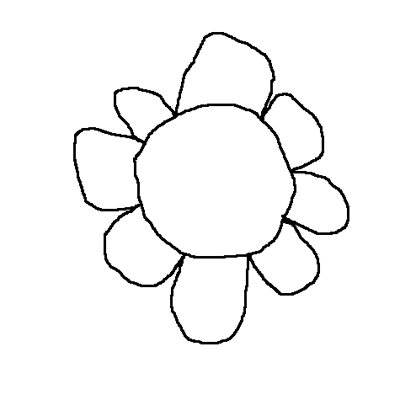
#> input picture Flower1.png, 400 x 400 px
$ python dragon-paint-public.py
#> lines starting #> are read from the running program, lines starting #| are printed output that depends on the picture; after the words box and inside, x2 and y2 are one past the last pixel; in counts of white or black regions, pixels touching at a corner belong together
# An A is a black and white sketch and a B is the colored version
# We'll start with ~30 black and white sketches (A's) and are trying to create
# 400-1000 AB pairs to use for a TensorFlow model
# Class SketchComponents stores a black and white sketch A and colors it by
# geometric rules (which work on 'rule conforming' sketches) to get B.
# Class Augmentations has the functions used to augment (to get from 30 to 400-100).
# Most are used on both A and B with the same parameters to get A' and B' e.g. mirrorFlipPair.
# I put some test code at the bottom that I was using for testing the classes and functions
# You'll want to grab Flower1.png and Dragon4.png to use for testing.


import cv2
import numpy as np
from skimage import measure
from skimage.measure import regionprops
from scipy.ndimage.filters import gaussian_filter
from scipy.ndimage.interpolation import map_coordinates
from sklearn.preprocessing import normalize


class Augmentations():
    # Part of project DragonPaint
    # Augmentations is a collection of augmentation transformations for AB pairs:
    # randxyScaledSkewedPair, randTranslationPair, randRotationPair,
    # mirrorFlipPair, radiusCubedPair (r->r**3),
    # elasticTransformColorSetPair (Gaussian filters)

    # still need elasticDeformationGray (done for one img but need set version?
    # incorporate read BW, transform, color into the function?)
    # still need erasures, crops
    # still need (here or elsewhere) the sequences of transformations

    # AFFINE TRANSFORMATIONS:
    # [112 lines left out: functions randxyScaledSkewedPair, randTranslationPair, randRotationPair, warpAffinePair, mirrorFlipPair, elasticTransformColorSetPair and 2 more, not called in this run]

    def elasticDeformationGray(self, img, alpha, blurSize):
        # requires grayscale image
        # so unlike the AB pair transformations, read in as grayscale,
        # transform and change to BGR, then color A' to get B'
        # function for elasticDeformationGrayPairSet
        # similar to elasticTransformColor but different parameters and results
        # turning out enough different worth using good parameters:
        # alphas=[100,150,150,150,125]
        # blurSizes=[99,99,125,155,155]

        shape = img.shape

        dx = calculateRandomDeformation(shape, alpha, blurSize)
        dy = calculateRandomDeformation(shape, alpha, blurSize)
        x, y = np.meshgrid(np.arange(shape[0]), np.arange(shape[1]))
        indices = np.reshape(y + dy, (-1, 1)), np.reshape(x + dx, (-1, 1))

        distorted_image = map_coordinates(img,
                                          indices,
                                          order=1,
                                          mode='constant',
                                          cval=255)

        return distorted_image.reshape(img.shape)


    # [75 lines left out: functions calculateRandomDeformation, radiusCubedPair, cubeRoot, radiusCubed, not called in this run]


class SketchComponents():
    # Part of project DragonPaint
    # SketchComponents stores sketch image and uses component information
    # (area, color, bounding box) to label sketch parts of image so they can
    # be colored according to a part coloring map, e.g. color dragon body
    # green, spikes yellow and leave eyes white.
    # Image = black line cartoon sketch on white background from "Paint"
    # program with well connected lines and certain geometric relationships
    # (e.g. background bigger than body and body bigger than any other dragon
    # part).

    def __init__(self, image, cartoonCharType='flower'):
        # For the two cartoonCharTypes ('flower' and 'dragon') finds white
        # components, background, body and spikes at init
        # For cartoonCharType=='dragon', finds distance between each component
        # and background, finds line width and finds 'eye'
        # Depending on incoming data, might want to change to grayscale or
        # scale to standard size

        # store sketch image, threshold to black and white, calculate labels
        # and regionprops for connected components
#> called with cartoonCharType = 'flower'
        self.image = image
#> self.image is the input picture: shape (400, 400, 3); min 0, max 255, mean 246.2
        ret, self.blackWhiteSketch = cv2.threshold(self.image,
                                                   200,
                                                   255,
                                                   cv2.THRESH_BINARY)
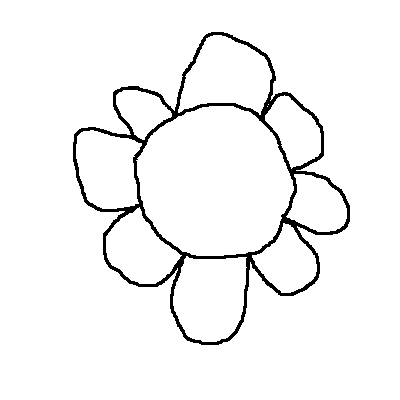
#> self.blackWhiteSketch: shape (400, 400, 3); 95.9% white; 1 black region, box (x1, y1, x2, y2) and area: (73, 32, 350, 345) 6540

        # for region in regions we can access e.g. region.label, region.area, region.coords
        self.regions = self.labelComponents()
#> self.regions = 12 regions

        # label background and body (largest and second largest white
        # components) and spikes+ (other white components)
        self.backgroundLabel, self.bodyLabel, self.spikeLabels = self.setBackgroundBodySpikes()

        if cartoonCharType == 'dragon':
            self.eyeLabels, self.spikeLabels = self.setEyeSpikes()

    # BACKGROUND V. BODY V. SPIKES+ for dragons
    # (OR BACKGROUND V. CENTERS V. PETALS for flowers)

    # Use components' size and color (white) to distinguish between background,
    # body and spikes+.
    # The largest white component is background. The second largest is body.
    # The rest of the white components are spikes (or spikes+other for dragon)

    # LABEL CONNECTED COMPONENTS
    def labelComponents(self):
        return regionprops(measure.label(self.blackWhiteSketch))

    # LABEL BACKGROUND, BODY, SPIKES
    def setBackgroundBodySpikes(self):
        # background is largest white region, body is next largest; spikeLabels
        # is the remaining white components
        # By default, measure.label assigns all black pixels label 0.

        spikeLabels = sorted([region.label for region in self.regions
                              if region.label != 0],
                             key=lambda label: self.regions[label - 1].area)
#> spikeLabels = [5, 7, 3, 9, 4, 11, 10, 8, 2, 12, 6, 1]
        backgroundLabel = spikeLabels.pop()
#> backgroundLabel = 1
        bodyLabel = spikeLabels.pop()
#> bodyLabel = 6
        return backgroundLabel, bodyLabel, spikeLabels

    # SPIKES V. EYE
    # [25 lines left out: function setEyeSpikes, not called in this run]


# TEST CODE FOR SKETCHCOMPONENTS
# run line with "Flower1.png" to see flower or the line with "Dragon4.png"
# to see dragon
flower = SketchComponents(cv2.imread("Flower1.png"))
#> in __init__, `self.backgroundLabel, self.bodyLabel, self.spikeLabels = self.setBackg..`: self.backgroundLabel = 1; self.bodyLabel = 6; self.spikeLabels = [5, 7, 3, 9, 4, 11, 10, 8, 2, 12]

# flower=SketchComponents(cv2.imread("Dragon4.png"), 'dragon')
imgColored = flower.image

# color spikes yellow
for spikeLabel in flower.spikeLabels:
    spike = flower.regions[spikeLabel - 1].coords
    for point in spike:
        imgColored[point[0], point[1], 0] = 0
        imgColored[point[0], point[1], 1] = 241
        imgColored[point[0], point[1], 2] = 253
#> this loop made 10 passes
#> spikeLabel on passes 4, 6, 7, 9, 10: 9, 11, 10, 2, 12
#> (spikeLabel, spike) on passes 1 to 2: (5, [[104, 268, 0], [104, 268, 1], [104, 268, 2]]), (7, [[106, 267, 0], [106, 267, 1], [106, 267, 2]])
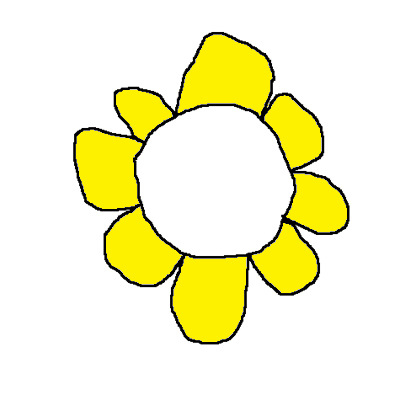
#> imgColored: shape (400, 400, 3); 16.81% of pixels changed, all inside (x1, y1, x2, y2) = (76, 35, 347, 342)

# color center orange
body = flower.regions[flower.bodyLabel - 1].coords
for point in body:
    imgColored[point[0], point[1], 0] = 0
    imgColored[point[0], point[1], 1] = 159
    imgColored[point[0], point[1], 2] = 255
#> this loop made 54966 passes
#> point on passes 1 to 3: [106, 209, 0], [106, 209, 1], [106, 209, 2]
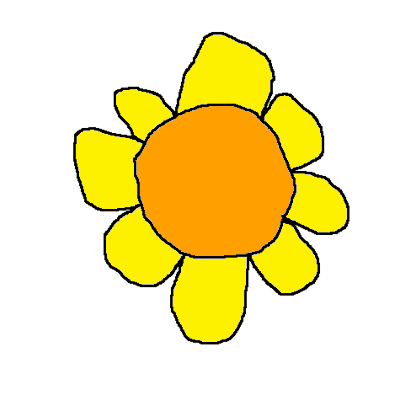
#> imgColored: shape (400, 400, 3); 11.45% of pixels changed, all inside (x1, y1, x2, y2) = (136, 106, 294, 256)
cv2.imshow('image colored', imgColored)
cv2.waitKey(0)
cv2.destroyAllWindows()


# TEST CODE FOR AUGMENTATIONS (one function)
flowerGray = cv2.imread('Flower1.png', 0)
#> flowerGray: shape (400, 400); min 0, max 255, mean 246.2
print(flowerGray.shape)
#| (400, 400)
augment = Augmentations()
elasticGray = augment.elasticDeformationGray(flowerGray, 100, 99)
#> (the run stopped early here; a loop or call above may not have finished)

$ run again, with Dragon4.png copied over Flower1.png
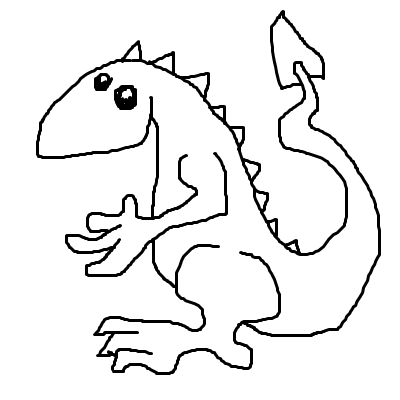
#> input picture Dragon4.png, 400 x 400 px
#> in __init__, self.image is the input picture: shape (400, 400, 3); min 0, max 255, mean 237.8
#> in __init__, `ret, self.blackWhiteSketch = cv2.threshold(self.image, 200, 255, cv2.T..`:
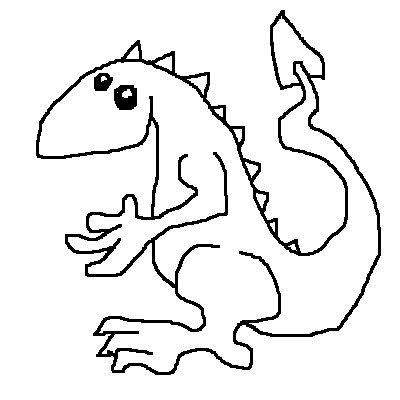
#> self.blackWhiteSketch: shape (400, 400, 3); 92.6% white; 3 black regions, box (x1, y1, x2, y2) and area: (36, 10, 381, 375) 11133, (114, 85, 137, 110) 452, (94, 73, 113, 91) 253
#> self.regions = 15 regions
#> spikeLabels = [9, 7, 15, 14, 10, 8, 11, 13, 12, 3, 4, 6, 2, 5, 1]
#> backgroundLabel = 1
#> bodyLabel = 5
#> self.backgroundLabel = 1; self.bodyLabel = 5; self.spikeLabels = [9, 7, 15, 14, 10, 8, 11, 13, 12, 3, 4, 6, 2]
#> the loop `for spikeLabel in flower.spikeLabels:` made 13 passes
#> spikeLabel on passes 2 to 9: 7, 15, 14, 10, 8, 11, 13, 12
#> the loop `for point in body:` made 138012 passes
#> point on passes 1 to 3: [62, 117, 0], [62, 117, 1], [62, 117, 2]
#> after the loop `for point in body:`:
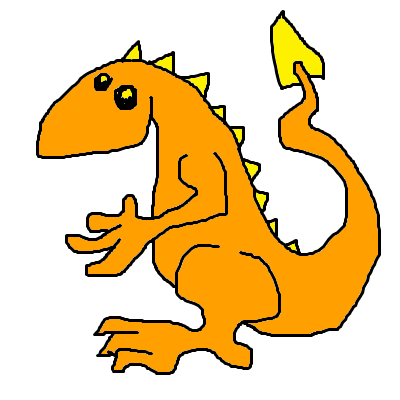
#> imgColored: shape (400, 400, 3); mean B, G, R 160.4, 210, 237.8
#| (400, 400)

$ run again, with flower.png copied over Flower1.png
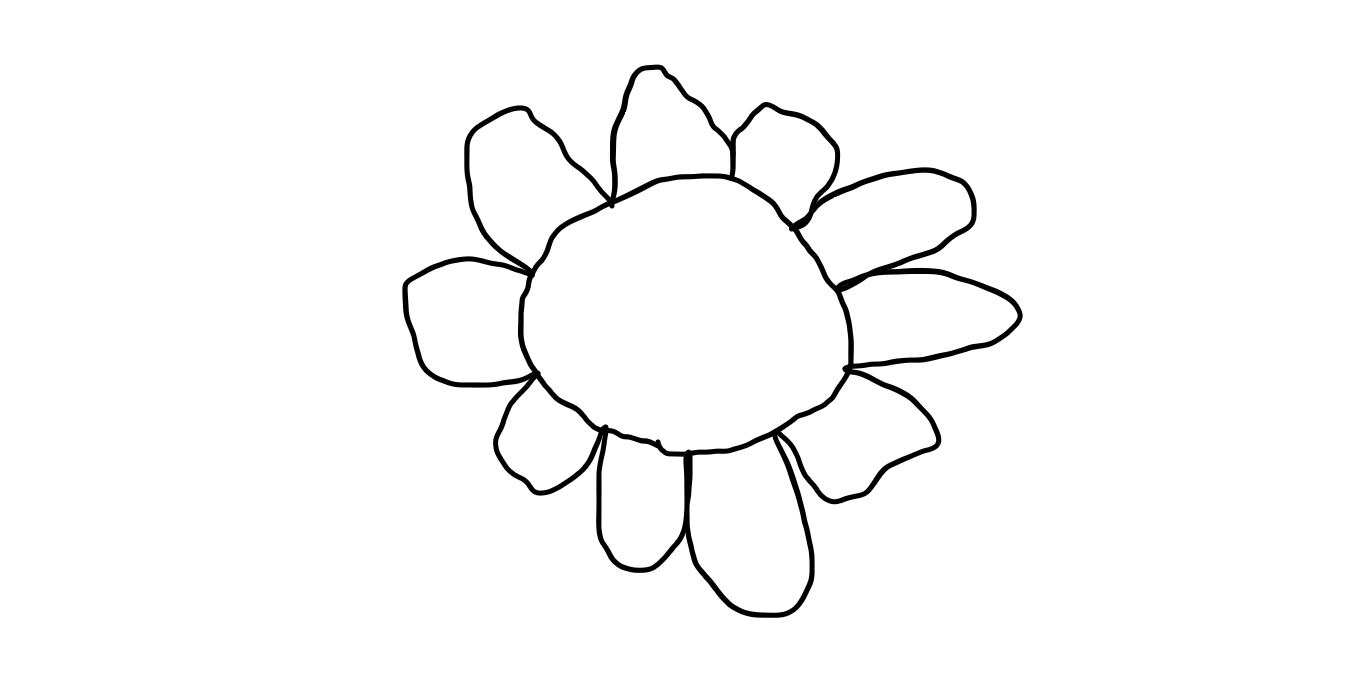
#> input picture flower.png, 1350 x 690 px
#> in __init__, self.image is the input picture: shape (690, 1350, 3); min 0, max 255, mean 249
#> self.blackWhiteSketch: shape (690, 1350, 3); 97.4% white; 1 black region, box (x1, y1, x2, y2) and area: (402, 64, 1023, 618) 24174
#> self.regions = 13 regions
#> spikeLabels = [13, 10, 3, 2, 11, 9, 8, 5, 7, 4, 12, 6, 1]
#> backgroundLabel = 1
#> bodyLabel = 6
#> self.backgroundLabel = 1; self.bodyLabel = 6; self.spikeLabels = [13, 10, 3, 2, 11, 9, 8, 5, 7, 4, 12]
#> the loop `for spikeLabel in flower.spikeLabels:` made 11 passes
#> spikeLabel on passes 1, 2, 4, 5, 6, 7, 8, 9: 13, 10, 2, 11, 9, 8, 5, 7
#> after the loop `for spikeLabel in flower.spikeLabels:`:
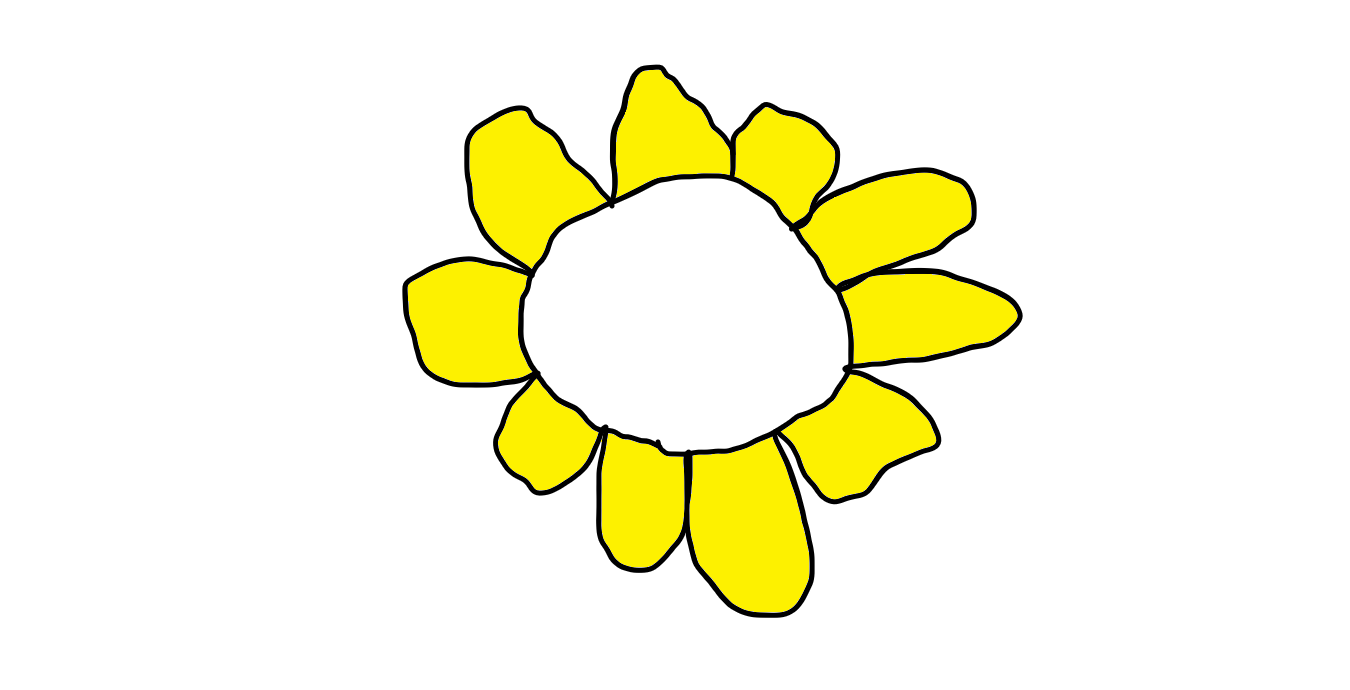
#> imgColored: shape (690, 1350, 3); 11.35% of pixels changed, all inside (x1, y1, x2, y2) = (408, 70, 1017, 612)
#> the loop `for point in body:` made 198114 passes
#> point on passes 1 to 3: [179, 692, 0], [179, 692, 1], [179, 692, 2]
#> after the loop `for point in body:`:
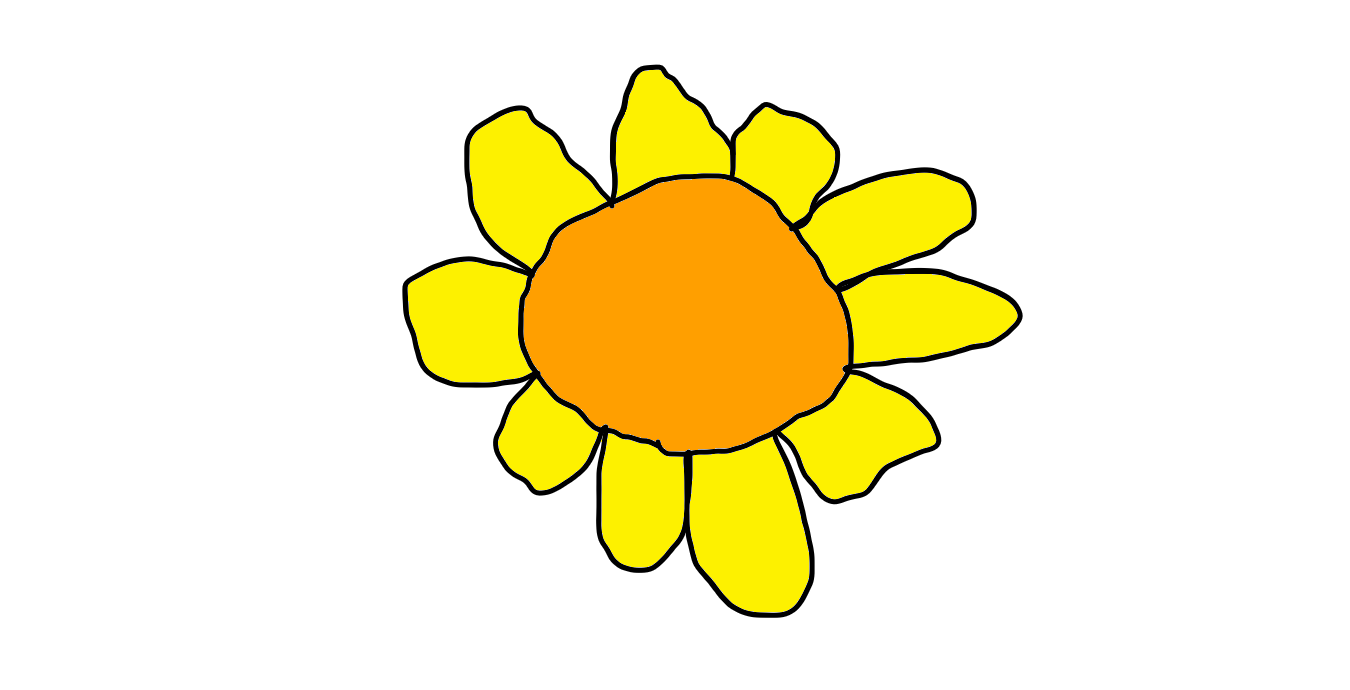
#> imgColored: shape (690, 1350, 3); 7.09% of pixels changed, all inside (x1, y1, x2, y2) = (524, 179, 848, 451)
#| (690, 1350)
